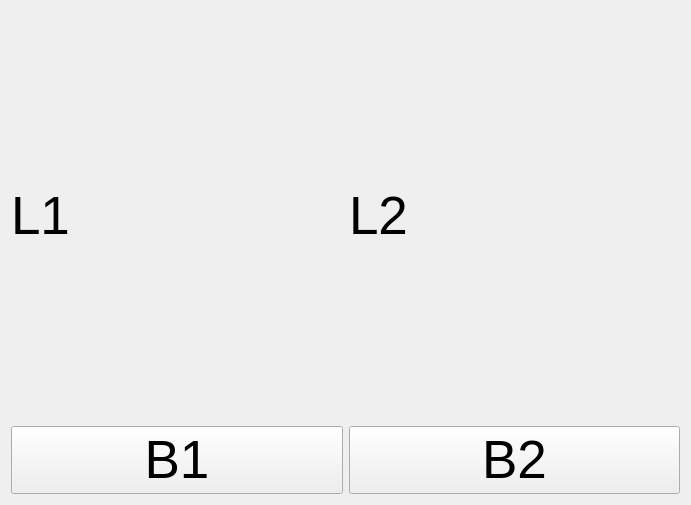
<?xml version="1.0" encoding="UTF-8"?>
<ui version="4.0">
 <class>Form</class>
 <widget class="QWidget" name="Form">
  <property name="geometry">
   <rect>
    <x>0</x>
    <y>0</y>
    <width>691</width>
    <height>505</height>
   </rect>
  </property>
  <property name="font">
   <font>
    <pointsize>40</pointsize>
   </font>
  </property>
  <property name="windowTitle">
   <string>Form</string>
  </property>
  <layout class="QHBoxLayout" name="horizontalLayout">
   <item>
    <layout class="QGridLayout" name="gridLayout">
     <item row="0" column="1">
      <widget class="QLabel" name="label2">
       <property name="text">
        <string>L2</string>
       </property>
      </widget>
     </item>
     <item row="0" column="0">
      <widget class="QLabel" name="label1">
       <property name="text">
        <string>L1</string>
       </property>
      </widget>
     </item>
     <item row="1" column="0">
      <widget class="QPushButton" name="button1">
       <property name="text">
        <string>B1</string>
       </property>
      </widget>
     </item>
     <item row="1" column="1">
      <widget class="QPushButton" name="button2">
       <property name="text">
        <string>B2</string>
       </property>
      </widget>
     </item>
    </layout>
   </item>
  </layout>
 </widget>
 <resources/>
 <connections/>
</ui>
